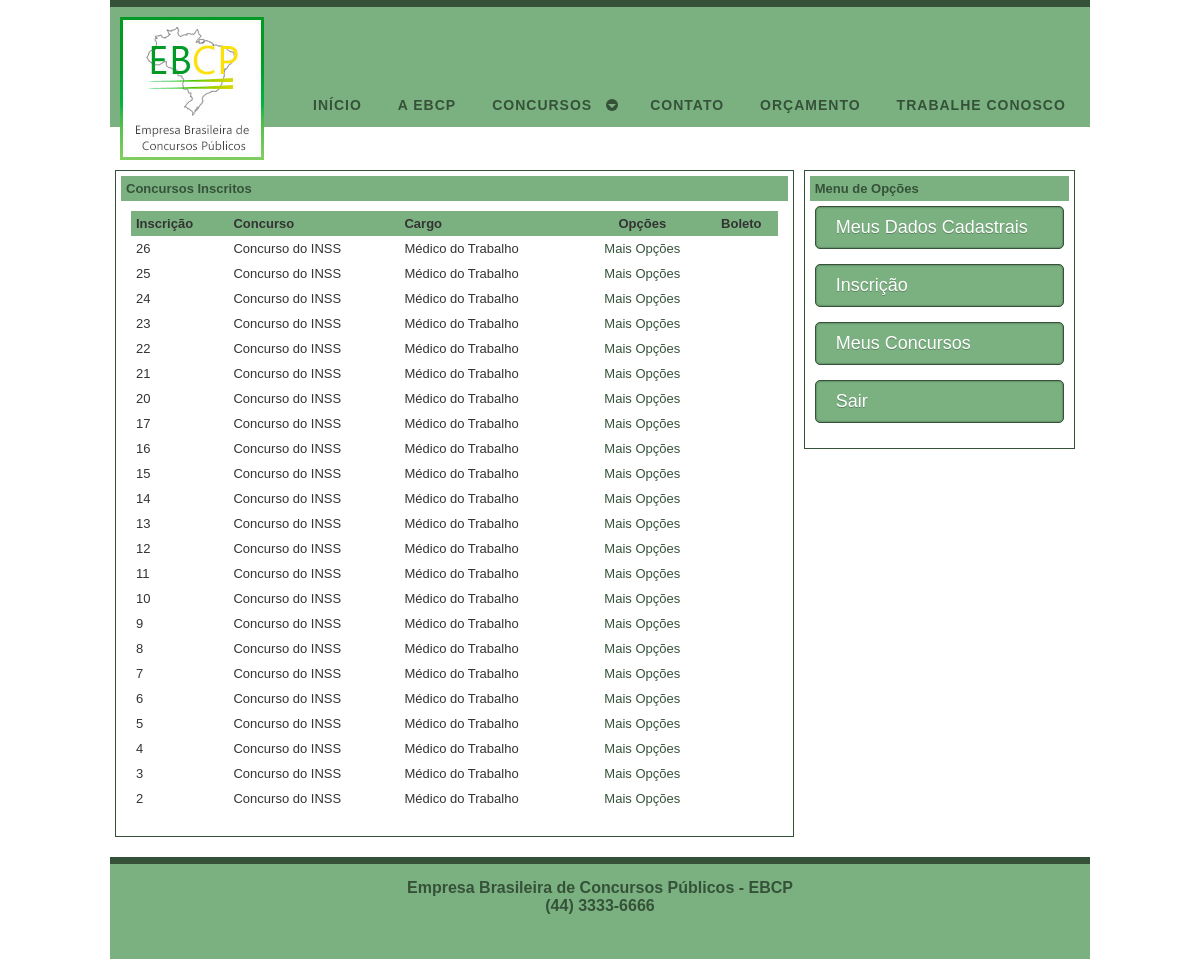
Page /?nivel=areacandidato/painel_concursos&acao=meus_concursos (signed in) on the committed database.
### tables this page shows
CREATE TABLE `inscricao` (
  `id_inscricao` int(11) NOT NULL AUTO_INCREMENT,
  `id_candidato` int(11) NOT NULL,
  `id_concurso` int(11) NOT NULL,
  `id_cargo` int(11) NOT NULL,
  `id_cidade_prova` int(11) NOT NULL,
  `id_lingua_estrangeira` int(11) DEFAULT NULL,
  `data_inscricao` date NOT NULL,
  `isencao` tinyint(4) NOT NULL DEFAULT '0',
  `homologa_isento` tinyint(4) NOT NULL DEFAULT '0',
  `homologado` tinyint(4) NOT NULL DEFAULT '0',
  `doador_sangue` tinyint(4) NOT NULL DEFAULT '0',
  `id_pne` int(11) DEFAULT NULL,
  `pne_especifico` varchar(255) DEFAULT NULL,
  `nis` tinyint(4) DEFAULT '0',
  `afrodescendente` tinyint(4) NOT NULL DEFAULT '0',
  `prova_ampliada` tinyint(4) DEFAULT '0',
  `sala_facil_acesso` tinyint(4) DEFAULT '0',
  `auxilio_transcricao` tinyint(4) DEFAULT '0',
  `outra_solicitacao` varchar(255) DEFAULT NULL,
  PRIMARY KEY (`id_inscricao`),
  KEY `concurso_inscricao_idx` (`id_concurso`),
  KEY `candidato_inscricao_idx` (`id_candidato`),
  KEY `cargo_inscricao_idx` (`id_cargo`),
  KEY `fk_inscricao_id_cidade_prova_idx` (`id_cidade_prova`),
  KEY `fk_inscricao_id_lingua_concurso_idx` (`id_lingua_estrangeira`),
  KEY `fk_inscricao_id_pne_idx` (`id_pne`),
  CONSTRAINT `fk_inscricao_id_candidato` FOREIGN KEY (`id_candidato`) REFERENCES `candidato` (`id_candidato`) ON DELETE NO ACTION ON UPDATE NO ACTION,
  CONSTRAINT `fk_inscricao_id_cargo` FOREIGN KEY (`id_cargo`) REFERENCES `cargo` (`id_cargo`) ON DELETE NO ACTION ON UPDATE NO ACTION,
  CONSTRAINT `fk_inscricao_id_cidade_prova` FOREIGN KEY (`id_cidade_prova`) REFERENCES `cidade_prova` (`id_cidade_prova`) ON DELETE NO ACTION ON UPDATE NO ACTION,
  CONSTRAINT `fk_inscricao_id_concurso` FOREIGN KEY (`id_concurso`) REFERENCES `concurso` (`id_concurso`) ON DELETE NO ACTION ON UPDATE NO ACTION,
  CONSTRAINT `fk_inscricao_id_lingua_concurso` FOREIGN KEY (`id_lingua_estrangeira`) REFERENCES `lingua_estrangeira` (`id_lingua_estrangeira`) ON DELETE NO ACTION ON UPDATE NO ACTION,
  CONSTRAINT `fk_inscricao_id_pne` FOREIGN KEY (`id_pne`) REFERENCES `pne` (`id_pne`) ON DELETE NO ACTION ON UPDATE NO ACTION
);

CREATE TABLE `concurso` (
  `id_concurso` int(11) NOT NULL AUTO_INCREMENT,
  `titulo` varchar(255) NOT NULL,
  `subtitulo` varchar(255) NOT NULL,
  `id_instituicao` int(11) NOT NULL,
  `inicio_inscricao` datetime NOT NULL,
  `final_inscricao` datetime NOT NULL,
  `vencimento_boleto` date NOT NULL,
  `id_cidade` int(11) NOT NULL,
  `id_boleto` int(11) NOT NULL,
  `homologado` tinyint(4) NOT NULL DEFAULT '0',
  `ativo` tinyint(4) NOT NULL DEFAULT '0',
  `destaque` tinyint(4) NOT NULL DEFAULT '0',
  `id_tipo_concurso` int(11) NOT NULL,
  `isencao_doador_sangue` tinyint(4) NOT NULL DEFAULT '0',
  `doador_sangue_data_inicio` datetime NOT NULL,
  `doador_sangue_data_fim` datetime NOT NULL,
  `isencao_nis` tinyint(4) NOT NULL DEFAULT '0',
  `nis_data_inicio` datetime NOT NULL,
  `nis_data_fim` datetime NOT NULL,
  `cota_racial` tinyint(4) NOT NULL DEFAULT '0',
  `multiplas_inscricoes` tinyint(4) DEFAULT '0',
  PRIMARY KEY (`id_concurso`),
  KEY `fk_concurso__idx` (`id_instituicao`),
  KEY `fk_concurso_id_tipo_concurso_idx` (`id_tipo_concurso`),
  KEY `fk_concurso_id_boleto_idx` (`id_boleto`),
  CONSTRAINT `fk_concurso_id_boleto` FOREIGN KEY (`id_boleto`) REFERENCES `boleto` (`id_boleto`) ON DELETE NO ACTION ON UPDATE NO ACTION,
  CONSTRAINT `fk_concurso_id_instituicao` FOREIGN KEY (`id_instituicao`) REFERENCES `instituicao` (`id_instituicao`) ON DELETE NO ACTION ON UPDATE NO ACTION,
  CONSTRAINT `fk_concurso_id_tipo_concurso` FOREIGN KEY (`id_tipo_concurso`) REFERENCES `tipo_concurso` (`id_tipo_concurso`) ON DELETE NO ACTION ON UPDATE NO ACTION
);

CREATE TABLE `cargo` (
  `id_cargo` int(11) NOT NULL AUTO_INCREMENT,
  `id_concurso` int(11) NOT NULL,
  `titulo` varchar(255) NOT NULL,
  `valor_inscricao` double NOT NULL,
  `id_turno` int(11) NOT NULL,
  `numero_vagas` int(11) NOT NULL,
  PRIMARY KEY (`id_cargo`),
  KEY `id_concurso_idx` (`id_concurso`),
  KEY `fk_cargo_id_turno_idx` (`id_turno`),
  CONSTRAINT `fk_cargo_id_concurso` FOREIGN KEY (`id_concurso`) REFERENCES `concurso` (`id_concurso`) ON DELETE NO ACTION ON UPDATE NO ACTION,
  CONSTRAINT `fk_cargo_id_turno` FOREIGN KEY (`id_turno`) REFERENCES `turno` (`id_turno`) ON DELETE NO ACTION ON UPDATE NO ACTION
);

### model/dao/ConcursoDAO.php (called while the page is built, shortened)
<?php
include_once 'Database.php';
class ConcursoDAO extends Database{
	private $conn;
	public function __construct(){
		$this->conn = parent::getConnection();
	}
	public function listarConcursosInscritosPorIdCandidato($idCandidato){
		$query = "SELECT i.*, c.*, c.titulo as concurso, ca.titulo as cargo, ci.cidade "
				. "FROM inscricao i "
				. "INNER JOIN concurso c ON c.id_concurso = i.id_concurso "
				. "INNER JOIN cargo ca ON i.id_cargo = ca.id_cargo "
				. "INNER JOIN cidade_prova cp ON i.id_cidade_prova = cp.id_cidade_prova "
				. "INNER JOIN cidade ci ON cp.id_cidade = ci.id_cidade "
				. "WHERE i.id_candidato = ? "
				. "ORDER BY i.id_inscricao DESC";
		$stmt = $this->conn->prepare( $query );
		$stmt->bindParam(1, $idCandidato, PDO::PARAM_INT);
		$stmt->execute();
		return $stmt;
	}
}
?>

### model/dao/Database.php (called while the page is built)
<?php
class Database{
	private static $host;
	private static $db_name;
	private static $username;
	private static $password;
	public function __construct(){
		if($_SERVER['SERVER_ADDR'] == "127.0.0.1"){
			self::$host = "localhost";
			self::$db_name = "ebcpc187_ebcp";
			self::$username = "root";
			self::$password = "";
		} else if ($_SERVER['SERVER_ADDR'] == "192.168.0.37") {
			self::$host = "localhost";
			self::$db_name = "ebcpc187_ebcp";
			self::$username = "root";
			self::$password = "";
		} else {
			self::$host = "54.164.120.103";
			self::$db_name = "ebcp";
			self::$username = "ebcp";
			self::$password = "McTi1402";
		}
	}
	public static function getConnection(){
		$conn = null;
		try{
			$conn = new PDO("mysql:host=" . self::$host . ";dbname=" . self::$db_name, self::$username, self::$password, array(PDO::MYSQL_ATTR_INIT_COMMAND => "SET NAMES utf8"));
			$conn->setAttribute(PDO::ATTR_ERRMODE, PDO::ERRMODE_EXCEPTION);
		}catch(PDOException $e){
			echo "Connection error: " . $e->getMessage();
		}
		return $conn;
	}
}
?>

### view/template.class.php (called while the page is built, shortened)
<?php
    class Template {
        protected $file;
        protected $values = array();
        public function __construct($file) {
            $this->file = $file;
        }
        public function set($key, $value) {
            $this->values[$key] = $value;
        }
        public function output() {
            $output = file_get_contents($this->file);
            foreach ($this->values as $key => $value) {
            	$tagToReplace = "[@$key]";
            	$output = str_replace($tagToReplace, $value, $output);
            }
            return $output;
        }
    }
?>

### controller/areacandidato/painel_concursos.php (the view, shortened to what this page needs)
<?php
	include("view/template.class.php");
	include("model/dao/ConcursoDAO.php");
	include("controller/coluna_lateral.php");
	include("controller/areacandidato/coluna_lateral.php");
	isset($_GET['acao']) ? $acao = $_GET['acao'] : $acao = "";
	$titulo = "Falha na Autenticação";
	$conteudo = "Seu CPF ou Senha estão errados. Por favor, digite novamente, ou solicite a recuperação da senha.";
	$tituloLateral = "";
	$conteudoLateral = "";
	$concursoDAO = new ConcursoDAO();
	switch ($acao){
		case "meus_concursos" :
			if (isset($_SESSION['autenticado'])){
				$listaConcursos = $concursoDAO->listarConcursosInscritosPorIdCandidato($_SESSION['idCandidato']);
				if($listaConcursos != null){
					$conteudo = montaFormularioConcursosInscritos($listaConcursos);
				} else {
					$conteudo = "Você não esta inscrito em nenhum concurso";
				}
				$titulo = "Concursos Inscritos";
				$tituloLateral = $tituloLateralAutenticado;
				$conteudoLateral = $conteudoLateralAutenticado;
			} else {
			}
			break;
	}
	$menu = new Template("view/menu.tpl");
	$menu->set("", "active");
	if(isset($_SESSION['autenticado'])){
		$corpoTemplate = new Template("view/areaCandidato.tpl");
	}
	isset($corpoTemplate) ? $corpo = $corpoTemplate : $corpo = new Template("view/paginaInterna.tpl");
	$corpo->set("titulo", $titulo);
	$corpo->set("conteudo", $conteudo);
	$corpo->set("tituloLateral", $tituloLateral);
	$corpo->set("conteudoLateral", $conteudoLateral);
	$corpo->set("areaCandidato", $areaCandidato);
	$layout = new Template("view/layout.tpl");
	$layout->set("title", "EBCP Concursos");
	$layout->set("menu", $menu->output());
	$layout->set("content", $corpo->output());
	echo $layout->output();
	function montaFormularioConcursosInscritos($listaConcursos){
		$str = "<div class=\"corpo\">"
        			. "<table width=\"100%\" border=\"0\" cellspacing=\"0\" cellpadding=\"5\">"
						. "<tr style=\"background-color: #7bb181; color: #355239;\">"
							. "<td><b>Inscrição</b></td>"
							. "<td><b>Concurso</b></td>"
							. "<td><b>Cargo</b></td>"
							. "<td><b><center>Opções</center></b></td>"
							. "<td><b><center>Boleto</center></b></td>"
						. "</tr>";
			while ($concurso = $listaConcursos->fetch(PDO::FETCH_OBJ)){
				$str .= "<tr>"
						. "<td>" . $concurso->id_inscricao . "</td>"
						. "<td>" . $concurso->concurso . "</td>"
						. "<td>" . $concurso->cargo . "</td>"
						. "<td><center><a href=\"?nivel=areacandidato/painel_concursos&acao=detalhe_concurso&idconcurso="
								. $concurso->id_concurso . "&idinscricao=" . $concurso->id_inscricao . "\">Mais Opções</a></center></td>"
						. "<td><center>";
						$str .= "</center></td>"
						. "</tr>";
			}
		$str .= "</table>"
      		. "</div>"
	  		. "<div class=\"espacoBranco\"></div>";
		return $str;
	}
?>

### resources/css/stylesheet.css (style rules this page uses)
body { margin: 0; font-family: Arial; color: #333333; width: 980px; margin: 0 auto 0 auto; font-size: small; }
table, th, td { font-family: Arial; color: #333333; font-size: small; }
a { text-decoration: none; color: #355239; }
#logo { float:left; width:150px; display:block; padding: 10px; }
.borda { border:1px solid; border-color:#355239; padding: 5px }
.titulo { margin:0px; padding:5px; background-color:#7bb181; color:#355239; }
.corpo { padding:5px; }
.topo { height:120px; background-color:#7BB181; border-top: solid 7px #355239; }
#container2 { clear:left; float:left; width:100%; overflow:hidden; }
#container1 { float:left; width:100%; position:relative; right:30%; }
#col1 { float:left; width:70%; position:relative; left:30%; overflow:hidden; }
#col2 { float:left; width:28%; position:relative; left:31%; overflow:hidden; }
#menu { margin-top:76px; float:right; display:block; width:800px; }
#content { border-left: solid 5px #226622; border-right: solid 5px #226622; }
#footer { clear:both; float:left; width:100%; height:80px; margin-top: 20px; padding-top: 15px; border-top: solid 7px #355239; font-size: 16px; font-weight:bold; text-align:center; color: #355239; background-color:#7bb181; }
#cssmenu { background: #7BB181; margin: 0; width: auto; padding: 0; line-height: 1; display: block; position: relative; font-family: 'PT Sans', sans-serif; }
#cssmenu ul { list-style: none; margin: 0; padding-left: 5px; display: block; }
#cssmenu ul:after, #cssmenu:after { content: " "; display: block; font-size: 0; height: 0; clear: both; visibility: hidden; }
#cssmenu ul li { margin: 0; padding: 0; display: block; position: relative; z-index:9999 !important; }
#cssmenu ul li a { text-decoration: none; display: block; margin: 0; -webkit-transition: color .2s ease; -moz-transition: color .2s ease; -ms-transition: color .2s ease; -o-transition: color .2s ease; transition: color .2s ease; -webkit-box-sizing: border-box; -moz-box-sizing: border-box; box-sizing: border-box; }
#cssmenu > ul > li { float: left; }
#cssmenu > ul > li:after { content: ""; display: block; position: absolute; width: 100%; height: 0; top: 0; z-index: 0; background: #ffffff; -webkit-transition: height .2s; -moz-transition: height .2s; -ms-transition: height .2s; -o-transition: height .2s; transition: height .2s; }
#cssmenu > ul > li.has-sub > a { padding-right: 40px; }
#cssmenu > ul > li.has-sub > a:after { display: block; content: ""; background: #355239; height: 12px; width: 12px; position: absolute; border-radius: 13px; right: 14px; top: 16px; }
#cssmenu > ul > li.has-sub > a:before { display: block; content: ""; border: 4px solid transparent; border-top-color: #7BB181; z-index: 2; height: 0; width: 0; position: absolute; right: 16px; top: 21px; }
#cssmenu > ul > li > a { color: #355239; padding: 15px 18px; font-weight: 700; letter-spacing: 1px; text-transform: uppercase; font-size: 14px; z-index: 2; position: relative; }
#cssmenu > ul > li > a { display: block; }
#cssmenu > ul > li { width: auto; }

### rows in the picture
inscricao: id_inscricao "26", id_concurso.titulo "Concurso do INSS", id_cargo.titulo "Médico do Trabalho"
inscricao: id_inscricao "25", id_concurso.titulo "Concurso do INSS", id_cargo.titulo "Médico do Trabalho"
inscricao: id_inscricao "24", id_concurso.titulo "Concurso do INSS", id_cargo.titulo "Médico do Trabalho"
inscricao: id_inscricao "23", id_concurso.titulo "Concurso do INSS", id_cargo.titulo "Médico do Trabalho"
inscricao: id_inscricao "22", id_concurso.titulo "Concurso do INSS", id_cargo.titulo "Médico do Trabalho"
inscricao: id_inscricao "21", id_concurso.titulo "Concurso do INSS", id_cargo.titulo "Médico do Trabalho"
inscricao: id_inscricao "20", id_concurso.titulo "Concurso do INSS", id_cargo.titulo "Médico do Trabalho"
inscricao: id_inscricao "17", id_concurso.titulo "Concurso do INSS", id_cargo.titulo "Médico do Trabalho"
inscricao: id_inscricao "16", id_concurso.titulo "Concurso do INSS", id_cargo.titulo "Médico do Trabalho"
inscricao: id_inscricao "15", id_concurso.titulo "Concurso do INSS", id_cargo.titulo "Médico do Trabalho"
inscricao: id_inscricao "14", id_concurso.titulo "Concurso do INSS", id_cargo.titulo "Médico do Trabalho"
inscricao: id_inscricao "13", id_concurso.titulo "Concurso do INSS", id_cargo.titulo "Médico do Trabalho"
inscricao: id_inscricao "12", id_concurso.titulo "Concurso do INSS", id_cargo.titulo "Médico do Trabalho"
inscricao: id_inscricao "11", id_concurso.titulo "Concurso do INSS", id_cargo.titulo "Médico do Trabalho"
inscricao: id_inscricao "10", id_concurso.titulo "Concurso do INSS", id_cargo.titulo "Médico do Trabalho"
inscricao: id_inscricao "9", id_concurso.titulo "Concurso do INSS", id_cargo.titulo "Médico do Trabalho"
inscricao: id_inscricao "8", id_concurso.titulo "Concurso do INSS", id_cargo.titulo "Médico do Trabalho"
inscricao: id_inscricao "7", id_concurso.titulo "Concurso do INSS", id_cargo.titulo "Médico do Trabalho"
inscricao: id_inscricao "6", id_concurso.titulo "Concurso do INSS", id_cargo.titulo "Médico do Trabalho"
inscricao: id_inscricao "5", id_concurso.titulo "Concurso do INSS", id_cargo.titulo "Médico do Trabalho"
inscricao: id_inscricao "4", id_concurso.titulo "Concurso do INSS", id_cargo.titulo "Médico do Trabalho"
inscricao: id_inscricao "3", id_concurso.titulo "Concurso do INSS", id_cargo.titulo "Médico do Trabalho"
inscricao: id_inscricao "2", id_concurso.titulo "Concurso do INSS", id_cargo.titulo "Médico do Trabalho"

### other values in the picture
$layout->output() "INÍCIO A EBCP CONCURSOS CONTATO ORÇAMENTO TRABALHE CONOSCO Concursos Inscritos Menu de Opções Empresa Brasileira de Concursos Públicos - EBCP (44) 3333-6666"
